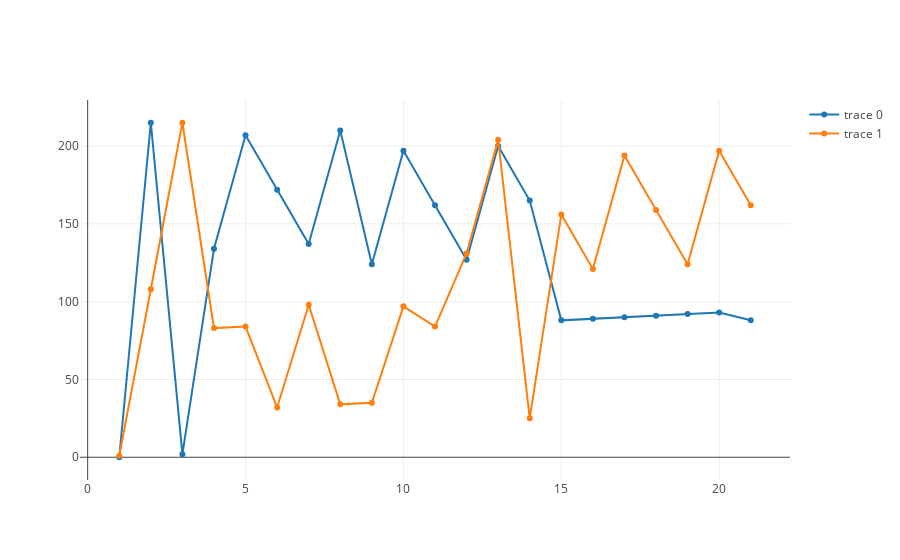

Notebook code cell kept with this figure:
### Code cell
"""Track location of two bits after a list of moves."""

import plotly.graph_objs as go
from plotly.offline import init_notebook_mode, iplot
from content.helper.helper import generate_random_keys
from content.analyzers.cubie_location_analyzer import CubieLocationAnalyzer

# Init the notebook for usage of Plotly.
init_notebook_mode(connected=True)

# Setup the analyzers and keys.
analyzer_one = CubieLocationAnalyzer(cube_side_length=3, track_item_location=0)
analyzer_two = CubieLocationAnalyzer(cube_side_length=3, track_item_location=1)
keys = generate_random_keys(length=20, max_index=1)

# Get locations and create the traces for scatter plot.
locations_one = analyzer_one.location_tracker(keys=keys)
locations_two = analyzer_two.location_tracker(keys=keys)

# Create a trace
trace1 = go.Scatter(
    x = [index + 1 for index in range(len(locations_one))],
    y = locations_one,
    mode = 'lines+markers'
)

# Create a trace
trace2 = go.Scatter(
    x = [index + 1 for index in range(len(locations_two))],
    y = locations_two,
    mode = 'lines+markers'
)

# Plot the scatter plot in the notebook.
iplot([trace1, trace2])

### Figure 1 — Plotly figure (JSON) as saved in the notebook; plotly's stock layout.template omitted (floating-point values rounded to 4 significant figures)
{"data": [{"mode": "lines+markers", "type": "scatter", "uid": "1f0f5524-c15d-4c63-bc87-e4bee8cf5cfa", "x": [1, 2, 3, 4, 5, 6, 7, 8, 9, 10, 11, 12, 13, 14, 15, 16, 17, 18, 19, 20, 21], "y": [0, 215, 2, 134, 207, 172, 137, 210, 124, 197, 162, 127, 200, 165, 88, 89, 90, 91, 92, 93, 88]}, {"mode": "lines+markers", "type": "scatter", "uid": "d6321c2b-0f4a-44ff-9c43-3463f4f58b00", "x": [1, 2, 3, 4, 5, 6, 7, 8, 9, 10, 11, 12, 13, 14, 15, 16, 17, 18, 19, 20, 21], "y": [1, 108, 215, 83, 84, 32, 98, 34, 35, 97, 84, 131, 204, 25, 156, 121, 194, 159, 124, 197, 162]}], "layout": {}}
